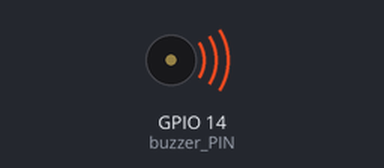
Bench run of a program on a simulated ESP32 board running MicroPython. Parts: buzzer (waves = sounding). What the program prints to the serial console is not drawn.

Above: at 0.1 s.
Timing chart, 0 to 1.6 s (numbered marks = the images above):
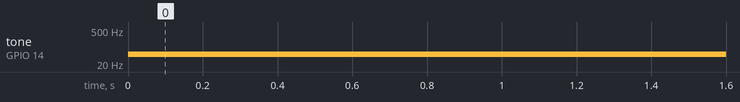

Measured:
- by itself, tone on GPIO 14 (buzzer_PIN): silent → 50 Hz at 0.00 s

The program:

servo_samuel.py
```python
from machine import Pin, PWM
from time import sleep
# opretter instans af HCSR04 klassen
buzzer_PIN = Pin(14, Pin.OUT)
buzzer_PWM = PWM(buzzer_PIN, duty=0)

# starter event loop
while True:
    print("Low")
    buzzer_PWM.freq(50)
    buzzer_PWM.duty(50)
    sleep(5)
    print("High")
    buzzer_PWM.freq(50)
    buzzer_PWM.duty(100)
    sleep(5)
```
